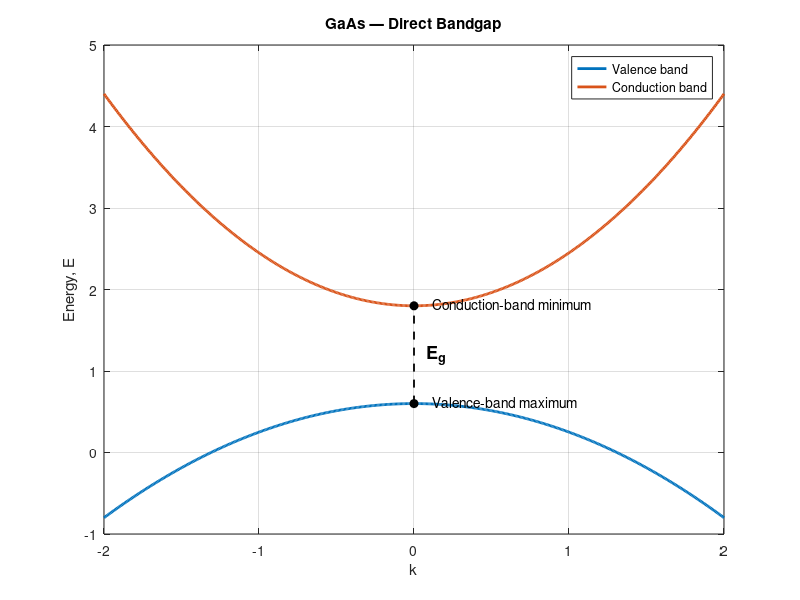

This chart was generated by the following MATLAB code:
%% GaAs - conceptual direct bandgap E-k diagram

clear; close all; clc;

k = linspace(-2,2,500);

% Valence band maximum at k = 0
Ev = 0.6 - 0.35*k.^2;

% Conduction band minimum also at k = 0
Ec = 1.8 + 0.65*k.^2;

figure('Color','w');

plot(k,Ev,'LineWidth',2); hold on;
plot(k,Ec,'LineWidth',2);

grid on;
box on;

xlabel('k');
ylabel('Energy, E');
title('GaAs — Direct Bandgap');

% Bandgap
plot([0 0],[0.6 1.8],'k--','LineWidth',1.3);
text(0.08,1.2,'E_g','FontSize',13,'FontWeight','bold');

plot(0,0.6,'ko','MarkerFaceColor','k');
plot(0,1.8,'ko','MarkerFaceColor','k');

text(0.12,0.62,'Valence-band maximum');
text(0.12,1.82,'Conduction-band minimum');

legend('Valence band','Conduction band','Location','best');

hold off;
